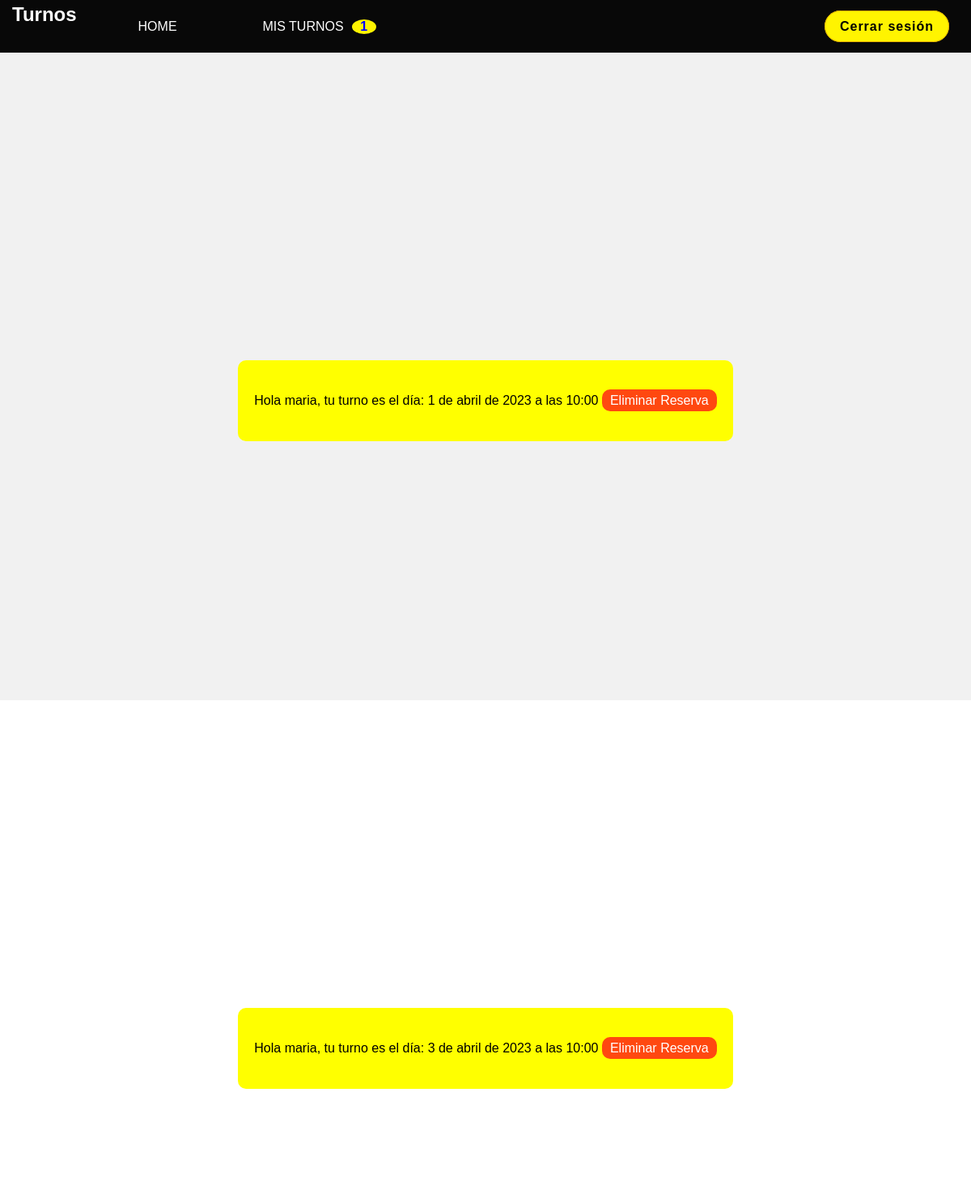
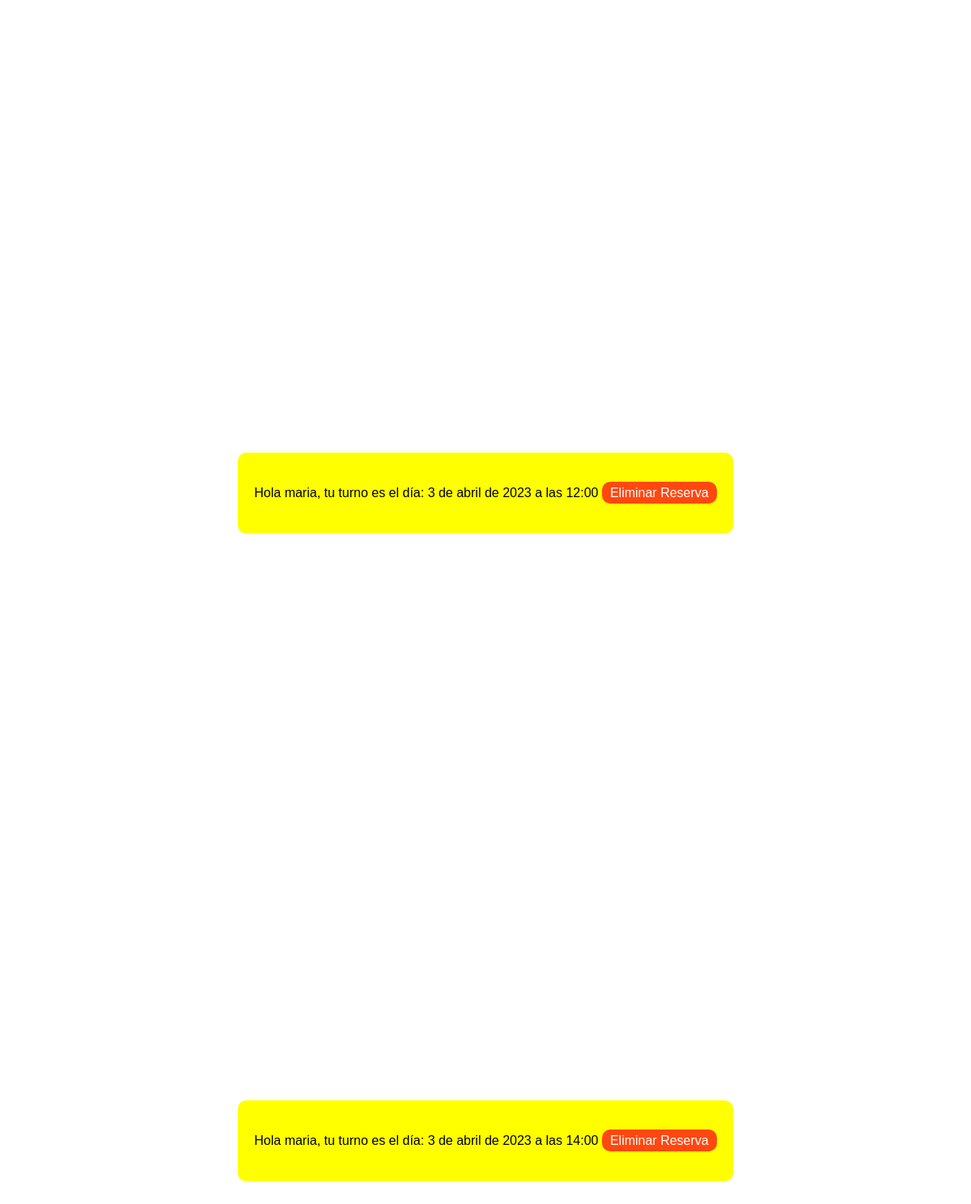
Before: /misTurnos/ (signed in) with the older database file (2 pictures, top to bottom).
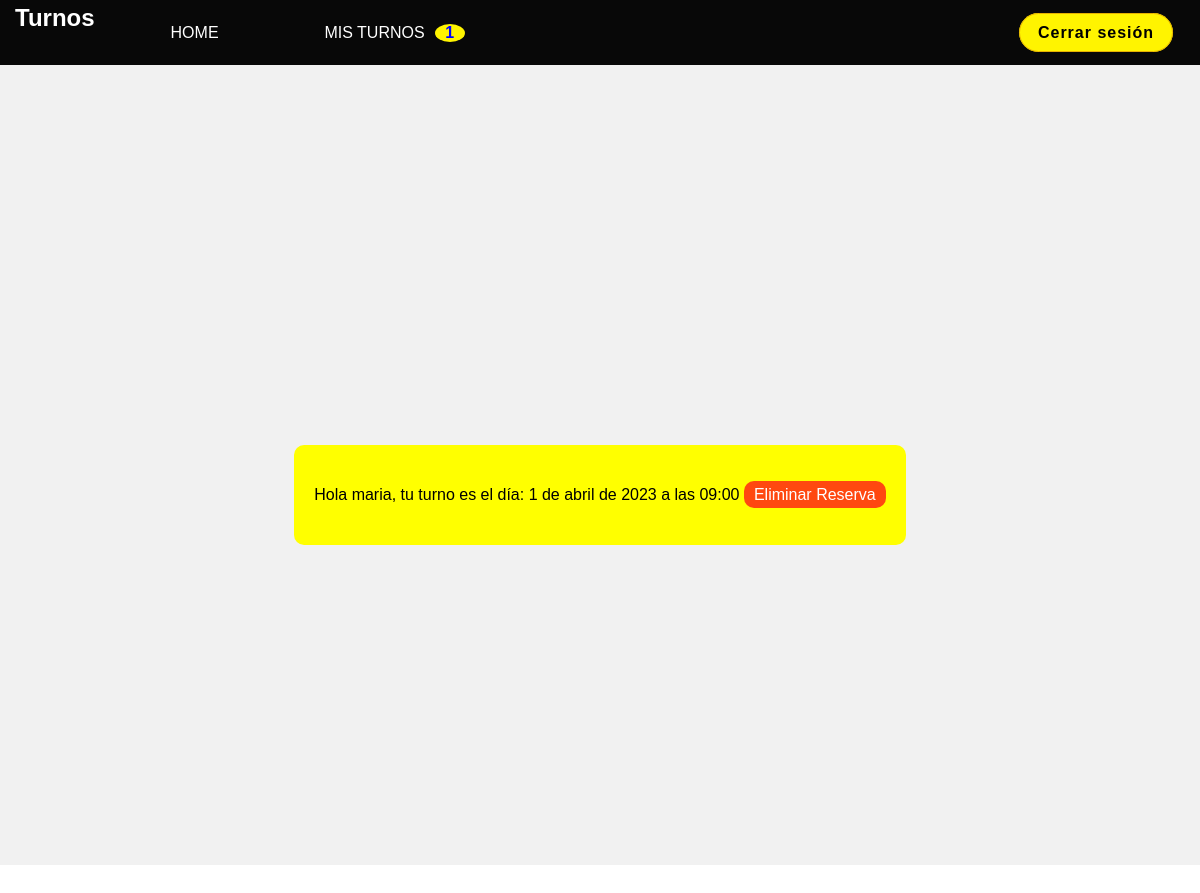
After: the same page with the newer database file.
### Turnos/models.py (models this page shows, shortened)
class Turno(models.Model):
    fecha = models.DateField()
    hora_inicio = models.TimeField()
    hora_fin = models.TimeField()
    asignado_a = models.ForeignKey(User, on_delete=models.SET_NULL, null=True, blank=True)
    activo = models.BooleanField(default=True)

### Turnos/views.py (the view)
# urls.py: path("misTurnos/" , misTurnos, name="misTurnos"),
def misTurnos(request):
    miTurno = Turno.objects.filter(asignado_a=request.user)
    return render(request, "Turnos/misTurnos.html" , {"miTurno": miTurno})

### Turnos/templates/Turnos/misTurnos.html
{% extends 'Turnos/turnos.html' %}
{% block Turnos %}
{% if not miTurno %}
<p>No tienes turnos disponibles</p>
{% else %}
{% for turno in miTurno %}
<div class="containerEliminar">
    <div class="eliminarReserva">
        <p>Hola {{turno.asignado_a}}, tu turno es el día: {{turno.fecha}} a las {{turno.hora_inicio}} <a class="btn-red"href="{% url 'Eliminar' turno.id %}">Eliminar Reserva</a></p>
    </div>
</div>
{% endfor %}
{% endif %}
{% endblock Turnos %}

Changed rows visible on the page:
no longer on this page (row edited): Turno: asignado_a "maria", fecha "1 de abril de 2023", hora_inicio "10:00"
no longer on this page (row edited): Turno: asignado_a "maria", fecha "3 de abril de 2023", hora_inicio "10:00"
no longer on this page (row edited): Turno: asignado_a "maria", fecha "3 de abril de 2023", hora_inicio "12:00"
no longer on this page (row edited): Turno: asignado_a "maria", fecha "3 de abril de 2023", hora_inicio "14:00"
now on this page (row edited): Turno: asignado_a "maria", fecha "1 de abril de 2023", hora_inicio "09:00"
